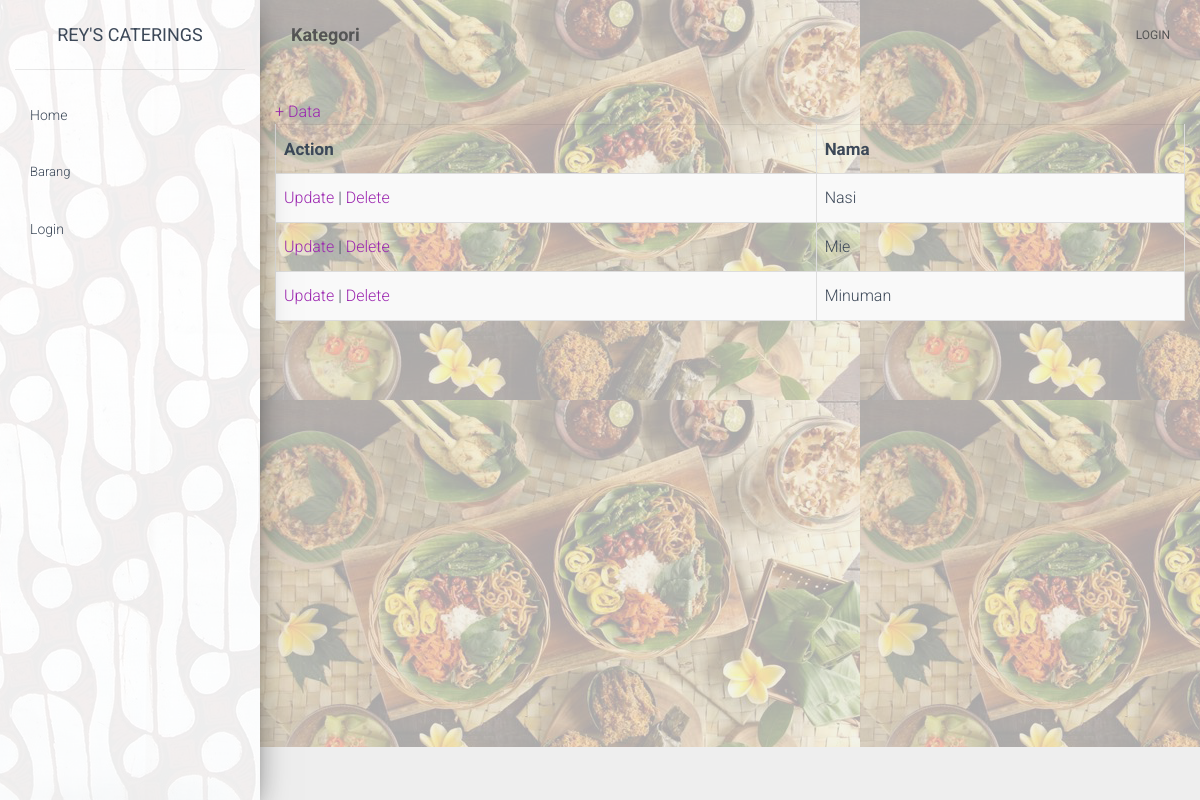
The page /kategori.php on the database its author committed.
### tables this page shows
CREATE TABLE `kategori` (
  `id` int(11) NOT NULL,
  `nama` varchar(100) NOT NULL
);

### kategori.php (the view, shortened to what this page needs)
<?php
	require_once "assets/dbconnect.php";
?>
<!doctype html>
<html lang="en">
<head>
  <?php
	require_once "assets/css.php";
  ?>
</head>
<body>
  <div class="wrapper ">
    <?php
		require_once "assets/sbar.php";
	?>
    <div class="main-panel">
      <?php
		require_once "assets/nbar.php";
	  ?>
      <div class="content">
        <div class="container-fluid">
			<div class="row">
				<a href="akategori.php">+ Data</a>
				<table class="table table-bordered table-striped ">
					<thead>
						<tr>
							<th style="font-weight:bold">
								Action
							</th>
							<th style="font-weight:bold">
								Nama
							</th>
						</tr>
					</thead>
					<tbody>
						<?php
							$sql="SELECT * FROM kategori ";
							$result=mysqli_query($dbconnect,$sql);
							while ($hsl=mysqli_fetch_array($result))
							{
								?>
									<tr>
										<td>
											<a href="ekategori.php?id=<?php echo $hsl["id"];?>">Update</a> |  <a href="dkategori.php?id=<?php echo $hsl["id"];?>">Delete</a>
										</td>
										<td>
											<?php
												echo $hsl["nama"];
											?>
										</td>
									</tr>
								<?php
							}
						?>
					</tbody>
				</table>
			</div>
        </div>
      </div>
    </div>
  </div>
</body>
</html>

### rows shown on the page
kategori: nama "Nasi"
kategori: nama "Mie"
kategori: nama "Minuman"

### other values the page prints
$title "Kategori"
